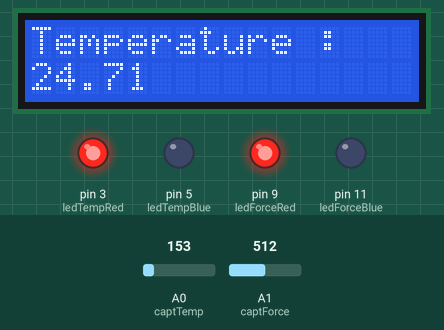
Recording of a sketch running on a simulated Arduino Uno, built with avr-gcc and run on an emulated ATmega328P. Parts: 16×2 character LCD, output pins drawn as LEDs (lit = HIGH). Inputs (shaded band) come from the test bench; at power-on: A0 (captTemp) = 153, A1 (captForce) = 512.

Above: at 1.2 s.
1.3 s: A0 (captTemp) set to 137
At 3.0 s:
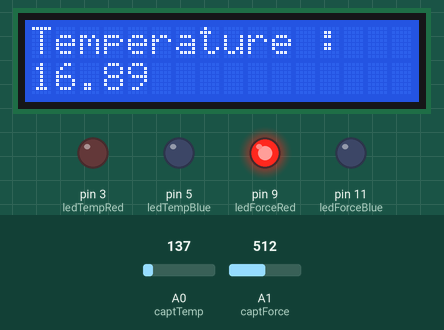
3.5 s: A0 (captTemp) set to 114
At 4.8 s:
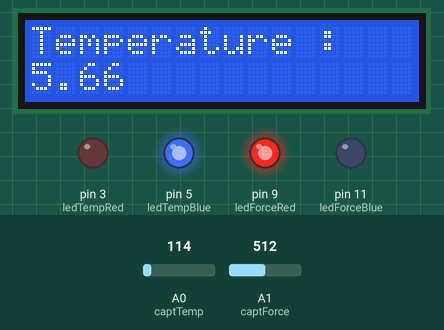
5.5 s: A1 (captForce) set to 238
7.2 s: A1 (captForce) set to 207
At 8.4 s:
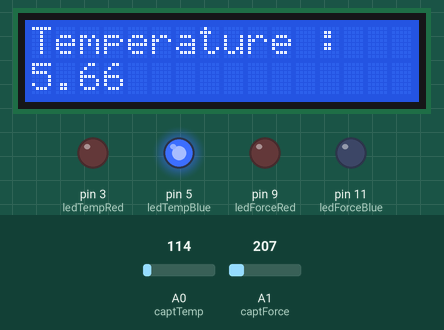
9.5 s: A0 (captTemp) set to 133
At 11.3 s:
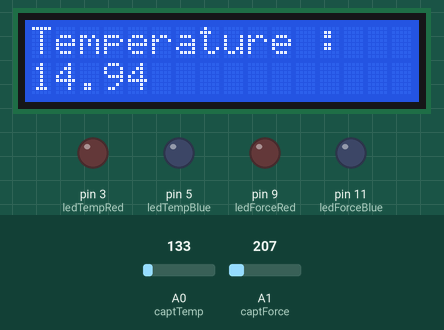
11.6 s: A0 (captTemp) set to 165
At 13.2 s:
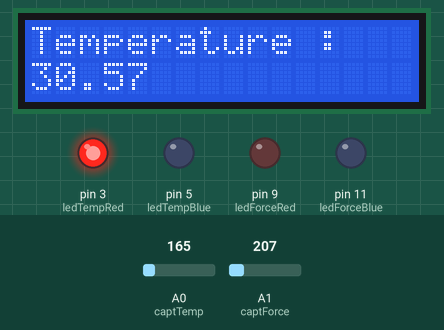
Timing chart, 0 to 14.6 s (numbered marks = the images above; inputs shaded):
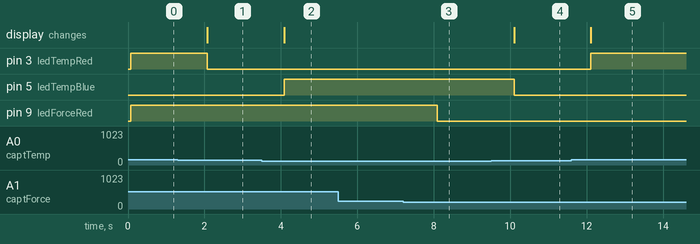

Measured:
- the behaviour switches between 144 and 143 on A0 (captTemp) (found by bisection; images 0 and 1)
- the behaviour switches between 221 and 220 on A1 (captForce) (found by bisection; images 2 and 3)
- after the input at 1.3 s, pin 3 (ledTempRed): HIGH → LOW after 0.78 s; the display: changes after 0.78 s (image 1)
- after the input at 3.5 s, pin 5 (ledTempBlue): LOW → HIGH after 0.58 s; the display: changes after 0.58 s (image 2)
- after the input at 5.5 s, every drawn part: stays the same
- after the input at 7.2 s, pin 9 (ledForceRed): HIGH → LOW after 0.90 s
- after the input at 9.5 s, pin 5 (ledTempBlue): HIGH → LOW after 0.60 s; the display: changes after 0.60 s (image 4)
- after the input at 11.6 s, pin 3 (ledTempRed): LOW → HIGH after 0.51 s; the display: changes after 0.51 s (image 5)

The sketch:

chope_conn_ct_1.ino
```cpp
// C++ code
//

#include <LiquidCrystal.h>

LiquidCrystal lcd(8, 7, 6, 4, 2, 13);

int captTemp = A0;
int captForce = A1;

float captTempValue = 0;
float captForceValue = 0;

int ledTempRed = 3;
int ledTempBlue = 5;
int ledForceRed = 9;
int ledForceBlue = 11;

void setup()
{

  lcd.begin(16, 2);
  lcd.print("Temperature :");

  pinMode(captTemp, INPUT);
  pinMode(captForce, INPUT);

  pinMode(ledTempRed, OUTPUT);
  pinMode(ledTempBlue, OUTPUT);
  pinMode(ledForceRed, OUTPUT);
  pinMode(ledForceBlue, OUTPUT);

  Serial.begin(9600);

}

void loop()
{
  captTempValue = ((analogRead(captTemp) * (5.0/1024))-0.5)/0.01;
  captForceValue = analogRead(captForce);

  lcd.setCursor(0, 1);
  lcd.print("                ");
  lcd.setCursor(0, 1);
  lcd.print(captTempValue);

  if (captTempValue<10){
    digitalWrite(ledTempBlue, HIGH);
  }
  else {
    digitalWrite(ledTempBlue, LOW);
  }
  if (captTempValue>20){
    digitalWrite(ledTempRed, HIGH);
  }
  else {
    digitalWrite(ledTempRed, LOW);
  }

  if (captForceValue>5 & captForceValue<20){
    digitalWrite(ledForceBlue, HIGH);
  }
  else {
    digitalWrite(ledForceBlue, LOW);
  }
  if (captForceValue>220){
    digitalWrite(ledForceRed, HIGH);
  }
  else {
    digitalWrite(ledForceRed, LOW);
  }

  delay(1000);
}
```
